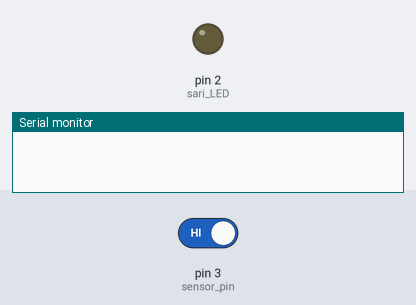
Recording of a sketch running on a simulated Arduino Uno, built with avr-gcc and run on an emulated ATmega328P. Shown: output pins drawn as LEDs (lit = HIGH), the last lines printed to the serial monitor. The inputs (shaded band) are chosen by the test bench; at power-on: pin 3 (sensor_pin) HIGH.

Above: at 1.2 s.
1.3 s: pin 3 (sensor_pin) driven LOW
At 2.3 s:
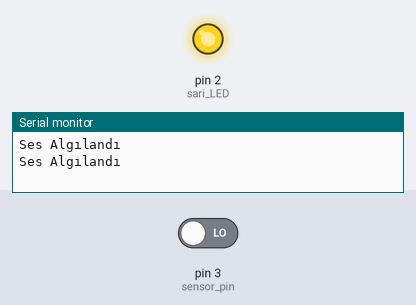
2.8 s: pin 3 (sensor_pin) driven HIGH
At 3.4 s:
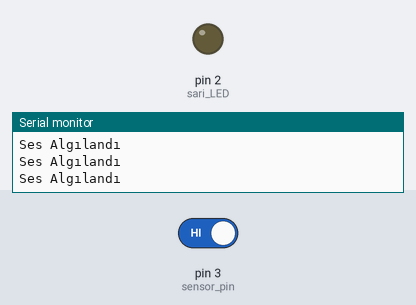
Timing chart, 0 to 5.8 s (numbered marks = the images above; inputs shaded):
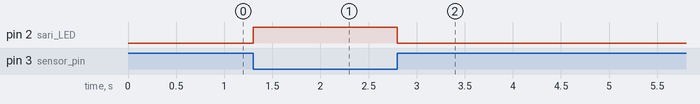

The sketch:

sessensoru.ino
```cpp
int sensor_pin=3;
int sari_LED=2;
void setup() {
  pinMode(sensor_pin, INPUT);
  pinMode(sari_LED, OUTPUT);
  Serial.begin(9600);
}

void loop() {
  int sensorVeri=digitalRead(sensor_pin);
  if(sensorVeri==LOW){
    Serial.println("Ses Algılandı");
    digitalWrite(sari_LED, HIGH);
    delay(500);
  }
  else
  {
    digitalWrite(sari_LED, LOW);
  }

}
```

Measured:
- after the input at 1.3 s, pin 2 (sari_LED): LOW → HIGH at once
- after the input at 2.8 s, pin 2 (sari_LED): HIGH → LOW at once
